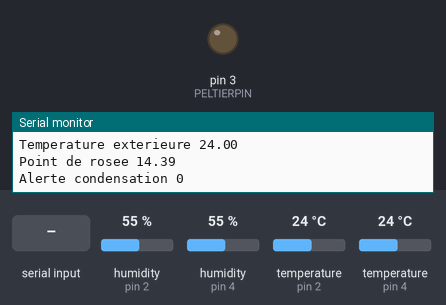
A sketch run on a simulated Arduino Uno, built with avr-gcc and run on an emulated ATmega328P. Shown: output pins drawn as LEDs (lit = HIGH), the last lines printed to the serial monitor. Inputs (shaded band) come from the test bench; at power-on: humidity (sensors on pin 2, pin 4) 55 %, temperature (sensors on pin 2, pin 4) 24 °C.

Above: at 1.2 s.
1.3 s: "30,150n" received over Serial
At 5.2 s:
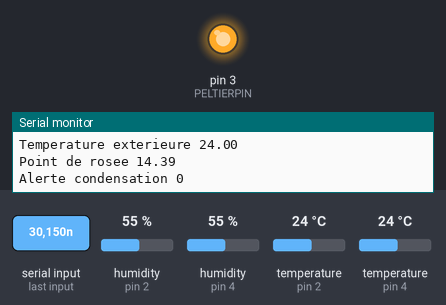
7.4 s: "200n" received over Serial
At 11.0 s:
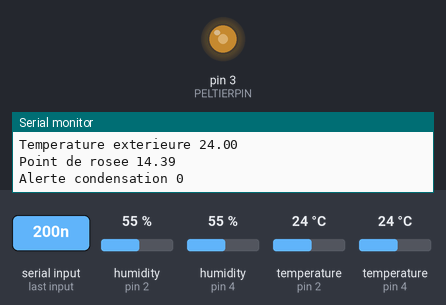
16.5 s: "90,45n" received over Serial
At 19.1 s:
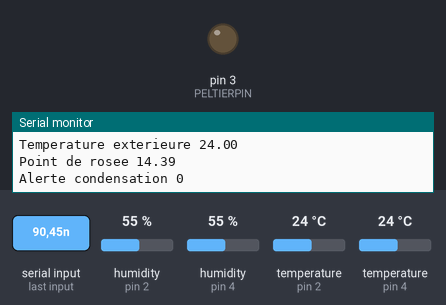
Timing chart, 0 to 22.1 s (numbered marks = the images above; inputs shaded):
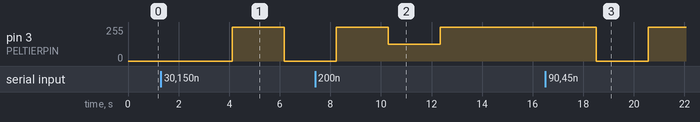

Measured:
- after the input at 1.3 s, pin 3 (PELTIERPIN): 0/255 → 255/255 after 2.8 s, → 0/255 2.1 s later
- after the input at 16.5 s, pin 3 (PELTIERPIN): 255/255 → 0/255 after 2.0 s, → 255/255 2.1 s later

The sketch:

Arduino.ino
```cpp
#include "DHT.h"

#define DHTPINEXT 2
#define DHTPININT 4
#define PELTIERPIN 3

DHT dhtint(DHTPININT, DHT22); // initializing intern DHT sensor
DHT dhtext(DHTPINEXT, DHT22); // initializing extern DHT sensor

// initializing setpoint as global variable because we have to initialise it at 0 but not have to reset at every loop
int cons = 20;

void setup()
{
    Serial.begin(9600);
    dhtint.begin();
    dhtext.begin();
}

void loop()
{
    float hum = 0;
    float tempint = 0;
    float tempext = 0;
    float huminu = 0;
    float poro = 0;
    boolean alerte = false;

    sensor(&hum, &tempint, "inte");
    sensor(&huminu, &tempext, "exte");
    poro = magnus(tempint, hum);
    if(tempint <= poro)
        alerte = true;

    if(Serial.available())
    {
        // Debug Serial.println("If");
        cons = consigne();
        peltier(cons, tempint);
    }

    Serial.print("Temperature interieure ");
    Serial.println(tempint);
    Serial.print("Temperature exterieure ");
    Serial.println(tempext);
    Serial.print("Point de rosee ");
    Serial.println(poro);
    Serial.print("Alerte condensation ");
    Serial.println(alerte);
    Serial.println("");
    /*Serial.print("Consigne ");
    Serial.println(cons);
    Serial.println("");*/
    delay(2000);

}

void peltier(char option, int temp)
{
    int power = 0; //power level 0 to 99%
    int peltier_level = 0;
    power = map(option, 25, 15, 0, 99);

    if(power > 99) power = 99;
    if(power < 0) power = 0;

    peltier_level = map(power, 0, 99, 0, 255); //This is a value from 0 to 255 that actually controls the MOSFET

    /*Debug
    Serial.print("Power=");
    Serial.println(power);
    Serial.print("PLevel=");
    Serial.println(peltier_level);*/

    analogWrite(PELTIERPIN, peltier_level); //Write this new value out to the port
}

float magnus(float temp, float hum)
{
    return (237.7 * ( 17.27 * temp / (237.7 + temp) + log(hum/100)) / (17.27 - (17.27 * temp / (237.7 + temp) + log(hum/100))));
}

int consigne()
{
    char buffer[] = {' ',' '};
    Serial.readBytesUntil('n', buffer, 2);
    cons = atoi(buffer);
    /*Debug
    Serial.println(cons);*/

    return cons;
}

void sensor(float *hum, float *temp, String capt)
{

    if(capt.equals("inte"))
    {
        *hum = dhtint.readHumidity(); // reading the humidity from the sensor
        *temp = dhtint.readTemperature(); // reading the temperature from the sensor

        if (isnan(*hum) || isnan(*temp)) // checking if read failed
        {
            Serial.println("Impossible de se connecter au capteur DHT22 interieur!!!");
            return;
        }
    }
    else if(capt == "exte")
    {
         *temp = dhtext.readTemperature();
         if(isnan(*temp))
         {
              Serial.println("Impossible de se connecter au capteur DHT22 exterieur!!!");
         }
    }
      /* Debug
      Serial.print("Humidité: ");
      Serial.println(hum);
      //Serial.println("%");
      Serial.print("Température: ");
      Serial.println(temp);
      Serial.println("");*/
}
```
